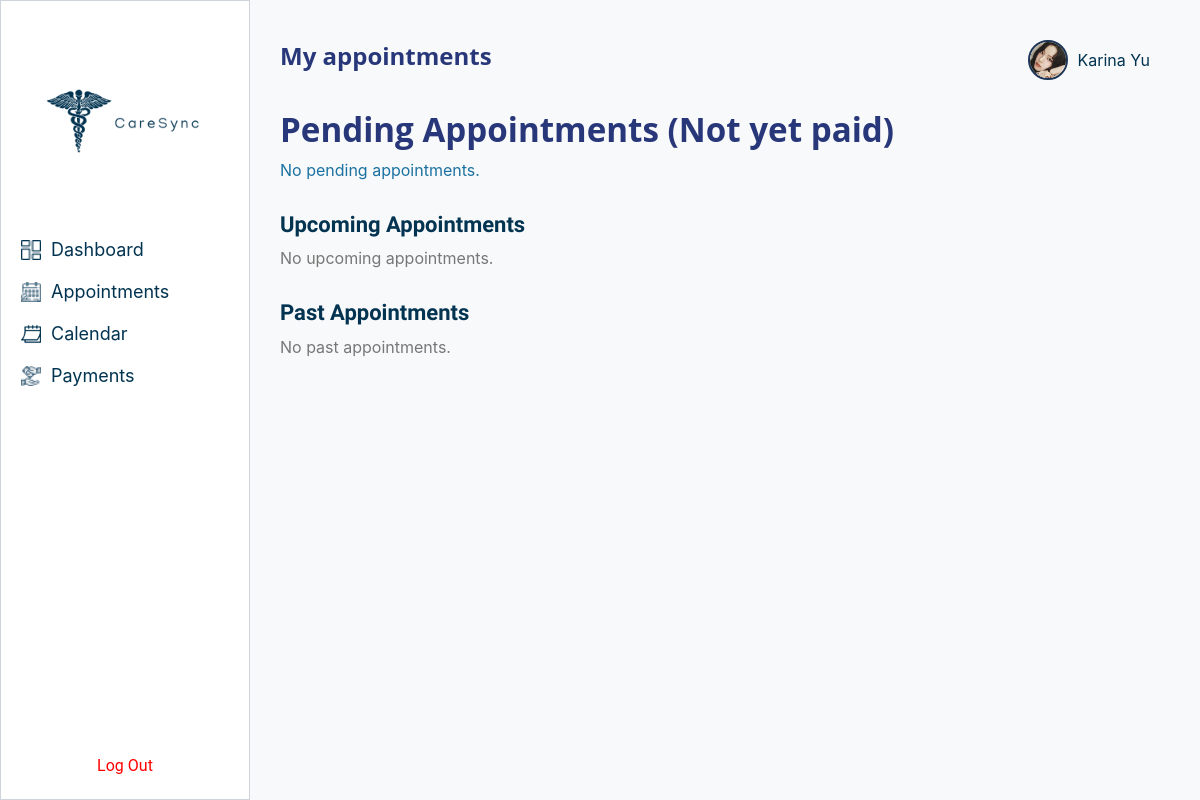
Page /appointment-history/ (signed in) on the earlier database version.
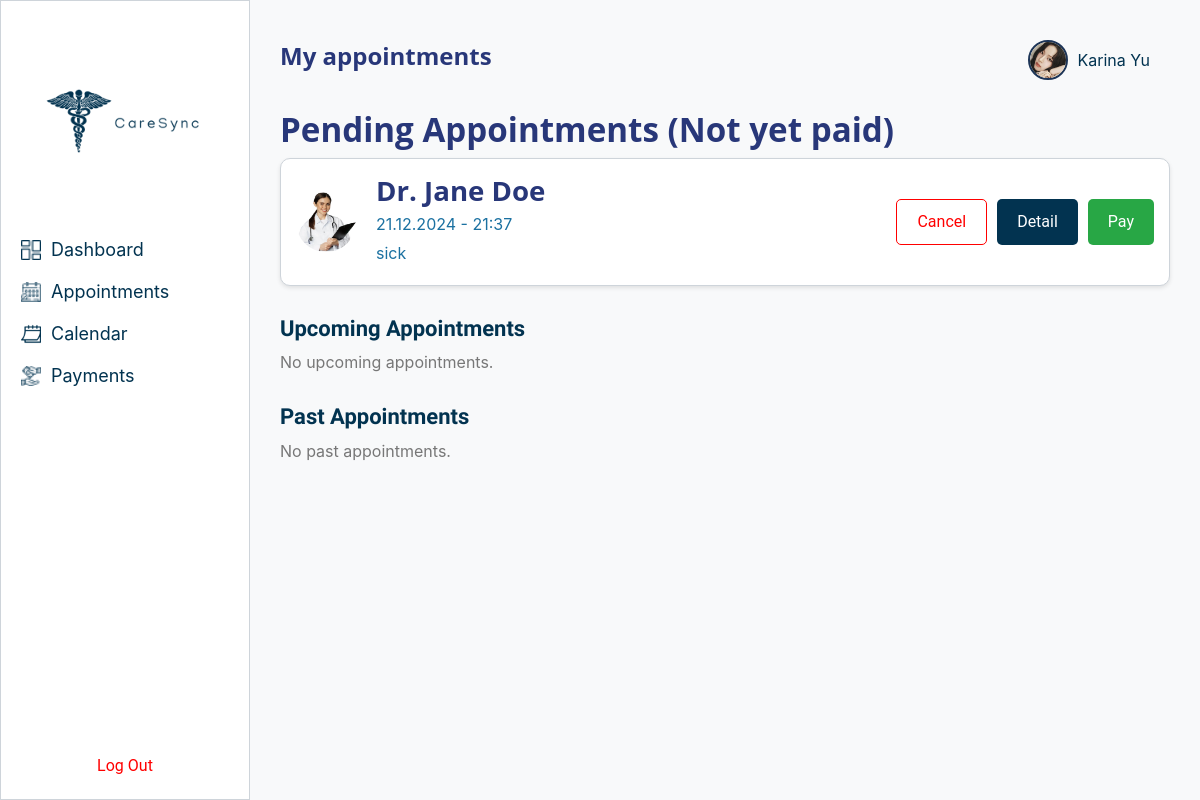
Same page on the later database version.
### appointments/models.py (models this page shows, shortened)
class Appointment(models.Model):
    STATUS_CHOICES = [
        ('pending', 'Pending'),
        ('upcoming', 'Upcoming'),
        ('past', 'Past'),
    ]
    id = models.AutoField(primary_key=True)
    doctor = models.ForeignKey(
        'admin_dashboard.Doctor',
        on_delete=models.CASCADE,
        related_name='appointments'
    )
    patient = models.ForeignKey(settings.AUTH_USER_MODEL, on_delete=models.CASCADE, related_name='appointments')
    appointment_date = models.DateTimeField()
    reason = models.TextField()
    status = models.CharField(
        max_length=10,
        choices=STATUS_CHOICES,
        default='pending',
    )
    payment_method = models.CharField(
        max_length=50,
        choices=[
            ('none', 'None'),
            ('cash', 'Cash'),
            ('credit_card', 'Credit Card'),
        ],
        default='none',
    )
    created_at = models.DateTimeField(auto_now_add=True)
    updated_at = models.DateTimeField(auto_now=True)
    class Meta:
        indexes = [
            models.Index(fields=["appointment_date"]),
            models.Index(fields=["status"]),
            models.Index(fields=["doctor", "patient"]),
        ]

### admin_dashboard/models.py (models this page shows, shortened)
class Doctor(models.Model):
    doctor_id = models.AutoField(primary_key=True)
    name = models.CharField(max_length=255)
    specialty = models.CharField(max_length=255)
    department = models.ForeignKey(Department, on_delete=models.CASCADE)
    picture = models.ImageField(upload_to='doctors', blank=True, null=True)

### appointments/views.py (the view)
# urls.py: path('appointment-history/', views.appointment_history, name='appointment_history'),
@login_required
def appointment_history(request):
    pending_appointments = Appointment.objects.filter(
        patient=request.user, status='pending'
    ).order_by('appointment_date')
    upcoming_appointments = Appointment.objects.filter(
        patient=request.user, status='upcoming', appointment_date__gte=now()
    ).order_by('appointment_date')
    past_appointments = Appointment.objects.filter(
        patient=request.user, appointment_date__lt=now()
    ).exclude(status='pending').order_by('-appointment_date')
    return render(request, 'appointments/appointment_history.html', {
        'pending_appointments': pending_appointments,
        'upcoming_appointments': upcoming_appointments,
        'past_appointments': past_appointments,
    })

### appointments/templates/appointments/appointment_history.html (shortened to what the changed rows need)
<!DOCTYPE html>
<html lang="en">
<head>
    {% load static %}
    <link rel="stylesheet" href="{% static 'css/theme.css' %}">
</head>
<body style="display: flex; margin: 0; padding: 0; height: 100vh;">
        <div class="main-content">
            <div class="header">
                <h1>My appointments</h1>
                <div class="dashboard-header">
                </div>
            </div>
            <h2>Pending Appointments (Not yet paid)</h2>
            {% for appointment in pending_appointments %}
                <div class="appointment-card">
                    <img src="{{ appointment.doctor.picture.url }}" alt="{{ appointment.doctor.name }}">
                    <div style="flex: 1;">
                        <h3>{{ appointment.doctor.name }}</h3>
                        <p>{{ appointment.appointment_date|date:"d.m.Y - H:i" }}</p>
                        <p>{{ appointment.reason }}</p>
                    </div>
                    <div class="actions">
                        <button class="btn-cancel">Cancel</button>
                        <button class="btn-detail">Detail</button>
                        <button class="btn-pay" onclick="handlePayment('{{ appointment.id }}')">Pay</button>
                    </div>
                </div>
            {% empty %}
                <p>No pending appointments.</p>
            {% endfor %}
            <h2 style="margin-top: 30px; font-family: 'Manjari', sans-serif; font-size: 22px; color: #023350;">Upcoming Appointments</h2>
            {% if upcoming_appointments %}
                {% for appointment in upcoming_appointments %}
                    <div style="display: flex; align-items: center; padding: 15px; border: 1px solid #CED4DA; border-radius: 10px; margin-bottom: 15px; background-color: #f9f9f9; box-shadow: 0px 4px 6px rgba(0, 0, 0, 0.1);">
                        <img src="{{ appointment.doctor.picture.url }}" alt="{{ appointment.doctor.name }}" style="width: 60px; height: 60px; border-radius: 50%; margin-right: 20px;">
                        <div style="flex: 1;">
                            <h3 style="margin: 0; font-size: 18px; font-family: 'Manjari', sans-serif; color: #023350;">{{ appointment.doctor.name }}</h3>
                            <p style="margin: 5px 0; color: #555;">{{ appointment.appointment_date|date:"d.m.Y - H:i" }}</p>
                            <p style="margin: 5px 0; color: #777;">{{ appointment.reason }}</p>
                            <p style="margin: 5px 0; color: #777;">{{ appointment.payment_method }}</p>
                        </div>
                        <div>
                            <button style="padding: 10px 20px; border-color: red; color: red; background-color: transparent; cursor: pointer; border-radius: 5px; margin-right: 10px;">Cancel</button>
                            <button style="padding: 10px 20px; background-color: #023350; color: white; border: none; cursor: pointer; border-radius: 5px;">Detail</button>
                        </div>
                    </div>
                {% endfor %}
            {% else %}
                <p style="color: #777;">No upcoming appointments.</p>
            {% endif %}
            <h2 style="margin-top: 30px; font-family: 'Manjari', sans-serif; font-size: 22px; color: #023350;">Past Appointments</h2>
            {% if past_appointments %}
                {% for appointment in past_appointments %}
                    <div style="display: flex; align-items: center; padding: 15px; border: 1px solid #CED4DA; border-radius: 10px; margin-bottom: 15px; background-color: #f9f9f9; box-shadow: 0px 4px 6px rgba(0, 0, 0, 0.1);">
                        <img src="{{ appointment.doctor.profile_picture.url }}" alt="{{ appointment.doctor.name }}" style="width: 60px; height: 60px; border-radius: 50%; margin-right: 20px;">
                        <div style="flex: 1;">
                            <h3 style="margin: 0; font-size: 18px; font-family: 'Manjari', sans-serif; color: #023350;">{{ appointment.doctor.name }}</h3>
                            <p style="margin: 5px 0; color: #555;">{{ appointment.appointment_date|date:"d.m.Y - H:i" }}</p>
                            <p style="margin: 5px 0; color: #777;">{{ appointment.reason }}</p>
                        </div>
                    </div>
                {% endfor %}
            {% else %}
                <p style="color: #777;">No past appointments.</p>
            {% endif %}
        </div>
</body>
</html>

Differences in the rows shown:
added Appointment: doctor.picture (picture), doctor.name "Dr. Jane Doe", appointment_date "21.12.2024 - 21:37", reason "sick"
Other differences:
text no longer shown: "No pending appointments."
